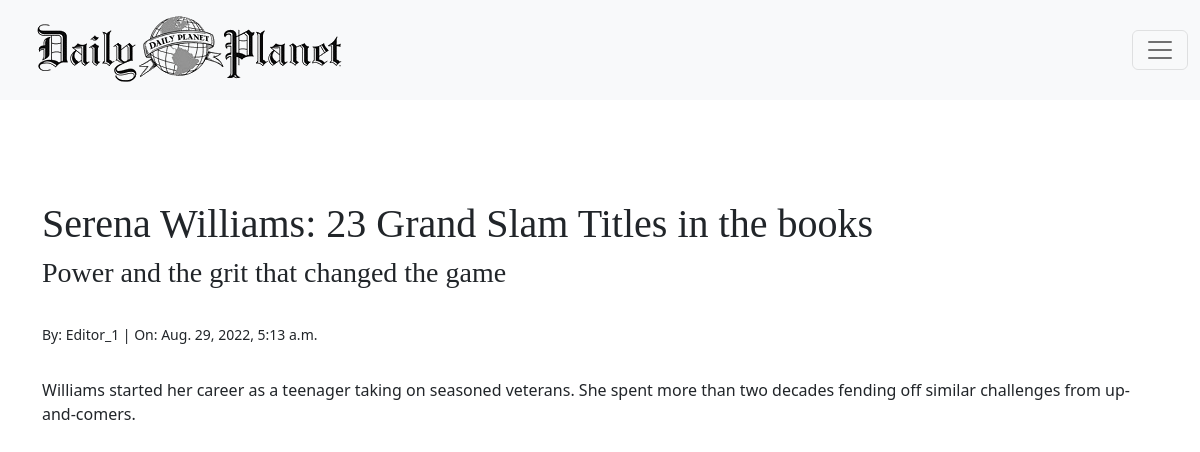
/articles/1/, run on the app's committed database.
### articles/models.py (models this page shows, shortened)
class Article(models.Model):
    title = models.CharField(max_length=256)
    subtitle = models.CharField(max_length=256)
    author = models.ForeignKey(
        get_user_model(),
        on_delete=models.CASCADE
    )
    _type = models.ForeignKey(
        ArticleType,
        on_delete=models.CASCADE,
        blank=True,
        null=True
    )
    status = models.ForeignKey(
        Status,
        on_delete=models.CASCADE,
        blank=True,
        null=True
    )
    body = models.TextField()
    created_on = models.DateTimeField(auto_now_add=True)

### accounts/models.py (models this page shows)
class CustomUser(AbstractUser):
    role = models.ForeignKey(Role, on_delete=models.CASCADE, blank=True, null=True)
    department = models.ForeignKey(Department, on_delete=models.CASCADE, blank=True, null=True)

### articles/views.py (the view)
# urls.py: path("<int:pk>/", views.ArticleDetailView.as_view(), name= "article_detail"),
class ArticleDetailView(DetailView):
    template_name = "articles/detail.html"
    model = Article

### templates/articles/detail.html (shortened to what this page needs)
{% extends 'base.html' %}
{% load static %}
{% block content %}
<div class="details">
    <div class="detail-headers">
        <h1>{{ article.title }}</h1>
        <h3>{{ article.subtitle }}</h3>
    </div>
    <small>By: {{ article.author }} | On: {{ article.created_on }}</small>
    <div class="detail-body">
        <p>{{ article.body }}</p>
    </div>
</div>
{% endblock content %}

### static/css/detail.css (style rules this page uses)
.details { margin-top: 200px; display: flexbox; }
.detail-headers { font-family: serif; margin-bottom: 2rem; }
.detail-body { margin-top: 2rem; }

### data on the page
Article: title "Serena Williams: 23 Grand Slam Titles in the books", subtitle "Power and the grit that changed the game", author "Editor_1", created_on "Aug. 29, 2022, 5:13 a.m.", body "Williams started her career as a teenager taking on seasoned veterans. She spent more than two decades fending off similar challenges from up-and-comers."
